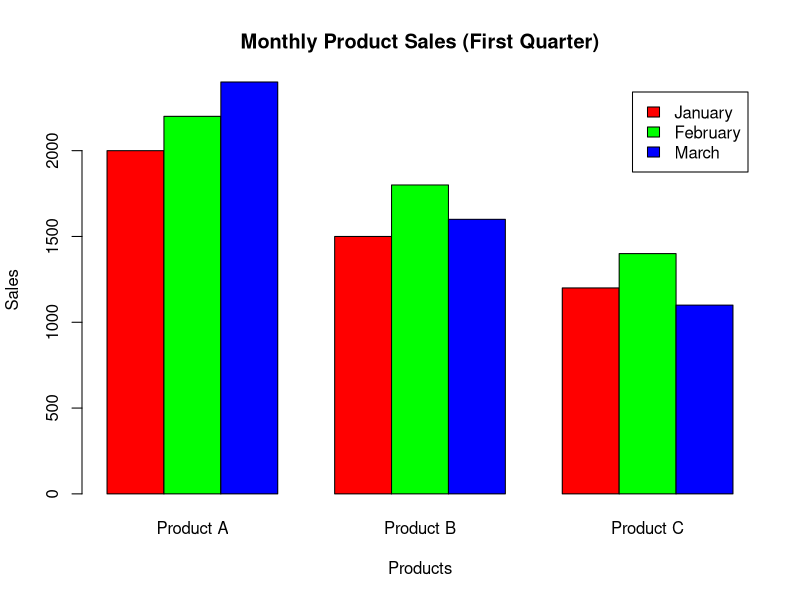
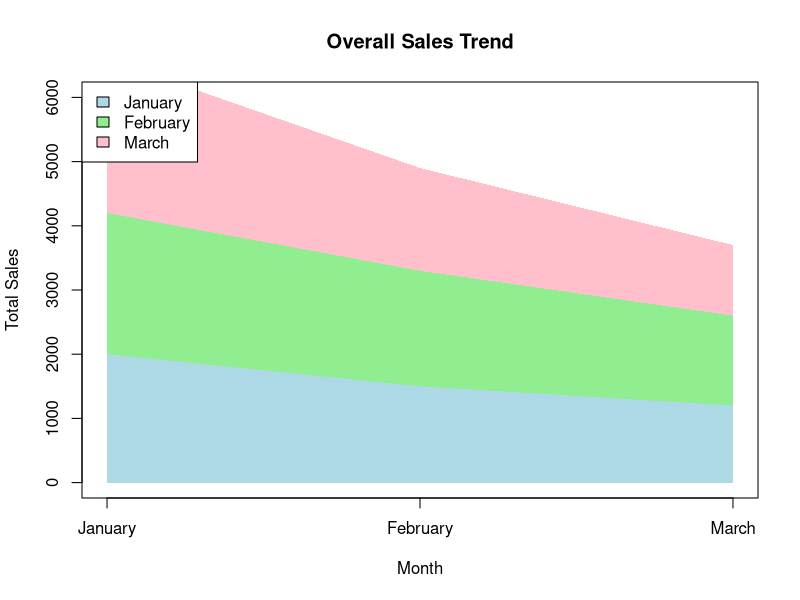

Write the R code that produced these figures, in order.
#=========================================
# SET 6: Product Sales Analysis
#=========================================

# Create Dataset
sales <- data.frame(
  ProductID = c(1,2,3),
  ProductName = c("Product A","Product B","Product C"),
  January = c(2000,1500,1200),
  February = c(2200,1800,1400),
  March = c(2400,1600,1100)
)

print(sales)

#=========================================
# Task 1: Grouped Bar Chart
#=========================================

sales_data <- rbind(sales$January,
                    sales$February,
                    sales$March)

colnames(sales_data) <- sales$ProductName
rownames(sales_data) <- c("January","February","March")

barplot(sales_data,
        beside = TRUE,
        col = c("red","green","blue"),
        main = "Monthly Product Sales (First Quarter)",
        xlab = "Products",
        ylab = "Sales",
        legend.text = rownames(sales_data))

#=========================================
# Task 2: Stacked Area Chart
#=========================================

months <- c(1,2,3)

plot(months,
     sales$January,
     type = "n",
     xaxt = "n",
     ylim = c(0,6000),
     xlab = "Month",
     ylab = "Total Sales",
     main = "Overall Sales Trend")

axis(1,
     at = months,
     labels = c("January","February","March"))

polygon(c(months, rev(months)),
        c(rep(0,3), rev(sales$January)),
        col = "lightblue",
        border = NA)

polygon(c(months, rev(months)),
        c(sales$January,
          rev(sales$January + sales$February)),
        col = "lightgreen",
        border = NA)

polygon(c(months, rev(months)),
        c(sales$January + sales$February,
          rev(sales$January + sales$February + sales$March)),
        col = "pink",
        border = NA)

legend("topleft",
       legend = c("January","February","March"),
       fill = c("lightblue","lightgreen","pink"))

#=========================================
# Task 3: Table
#=========================================

cat("\nMonthly Product Sales Table\n")
print(sales)

#=========================================
# Task 4: Save Dataset for Tableau
#=========================================

write.csv(sales, "product_sales.csv", row.names = FALSE)

cat("\nDataset saved as product_sales.csv\n")
cat("Open this file in Tableau.\n")
cat("Create:\n")
cat("1. Grouped Bar Chart\n")
cat("2. Stacked Area Chart\n")
cat("3. Table\n")
cat("4. Combine all three in a Dashboard.\n")
